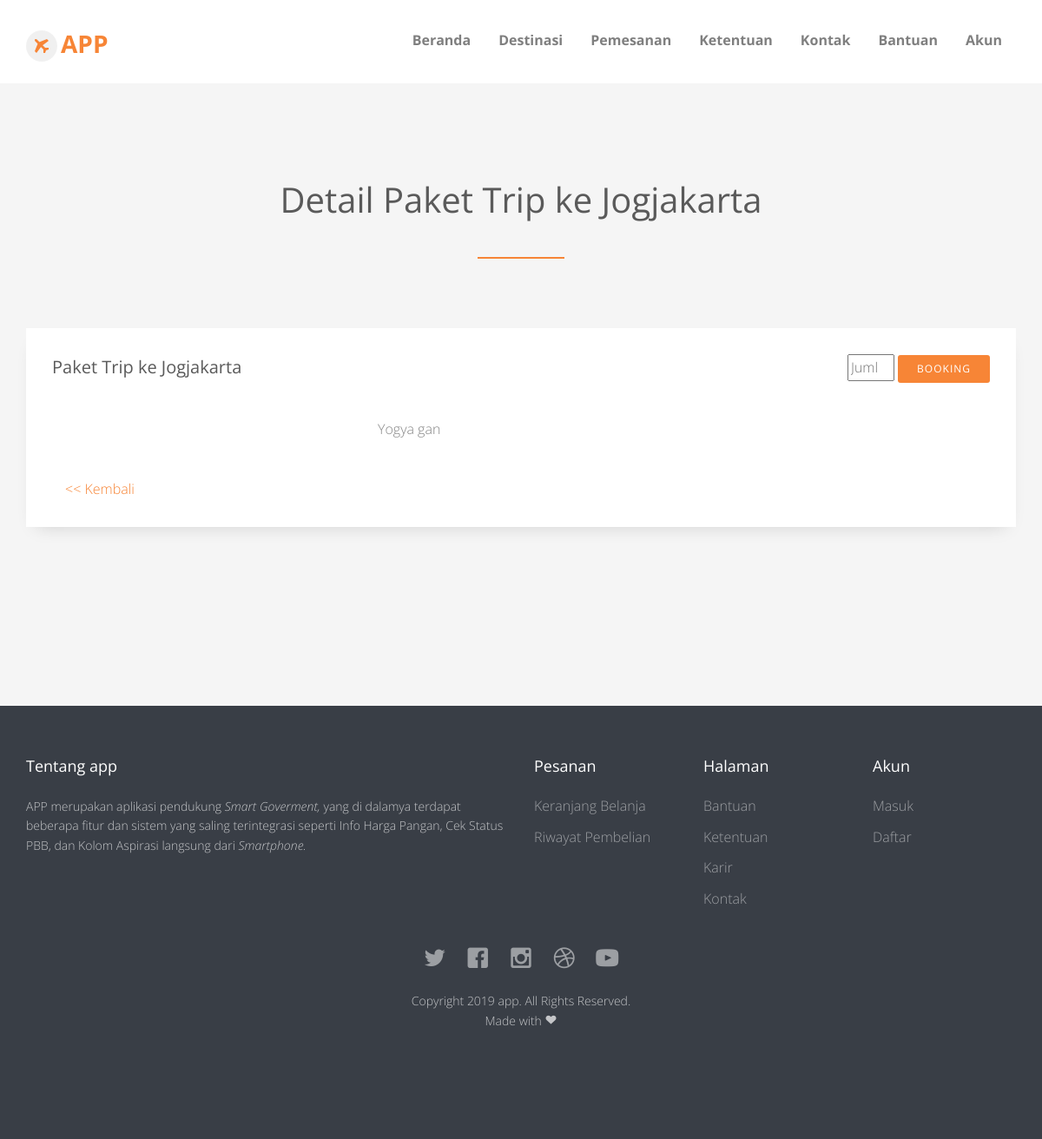
The page /detail.php?id=5 on the database its author committed.
### tables this page shows
CREATE TABLE `setting` (
  `title` varchar(255) DEFAULT NULL,
  `subtitle` varchar(255) DEFAULT NULL,
  `description` text DEFAULT NULL
);

CREATE TABLE `destinasi` (
  `id_destinasi` int(11) NOT NULL,
  `nama_destinasi` varchar(100) DEFAULT NULL,
  `harga_destinasi` float DEFAULT NULL,
  `foto_destinasi` varchar(100) DEFAULT NULL,
  `deskripsi_destinasi` text DEFAULT NULL,
  `kota` varchar(100) DEFAULT NULL
);

### system/config.php (called while the page is built, shortened)
<?php
class Config extends mysqli{
	function getSetting(){
		$exec = $this->query("SELECT * FROM setting");
		$data = $exec->fetch_assoc();
		return $data;
	}
	function showDetail($id){
		$id = $this->real_escape_string($id);
		$sql = "SELECT * FROM destinasi WHERE id_destinasi = $id";
		$exec = $this->query($sql);
		$row = $exec->num_rows;
		if ($row >= 1) {
			$data = $exec->fetch_assoc();
			$data['status'] = "success";
		}else{
			$data['status'] = "failed";
		}
		return @$data;
	}
}
$app = new Config();
$setting = $app->getSetting();

### detail.php (the view, shortened to what this page needs)
<?php require 'system/config.php'; ?>
<?php
	if (empty(isset($_GET['id']))) {
		header("location:destinasi.php");
	}else{
		$id = $_GET['id'];
		$detail = $app->showDetail($id);
	}
 ?>
<!DOCTYPE html>
 <html class="no-js">
	<head>
	<?php include 'template/meta_head.php'; ?>
	</head>
	<body>
		<div id="fh5co-wrapper">
		<div id="fh5co-page">
		<?php include 'template/header.php'; ?>
		<div id="fh5co-blog-section" class="fh5co-section-gray">
			<div class="container">
				<div class="row">
					<div class="col-md-8 col-md-offset-2 text-center heading-section animate-box">
						<h3>Detail <?php echo $detail['nama_destinasi']; ?></h3>
					</div>
				</div>
			</div>
			<div class="container">
				<div class="row row-bottom-padded-md">
					<div class="col-lg-12 col-md-12 col-sm-12">
						<div class="fh5co-blog animate-box">
							<div class="blog-text">
								<div class="prod-title">
									<div class="row">
										<div class="col-md-6 col-sm-6 col-xs-6">
											<h3><?php echo $detail['nama_destinasi']; ?></h3>
										</div>
										<div class="col-md-6 col-sm-6 col-xs-6">
											<form method="get" action="buy.php" class="pull-right">
												<input type="number" name="jumlah" placeholder="Jumlah Tiket" min="1" max="99" value="<?php echo $_SESSION['cart'][$detail['id_destinasi']]; ?>" required>
												<?php if (isset($_GET['page']) AND $_GET['page'] == "edit"): ?>
													<input type="hidden" name="page" value="edit">
													<button type="submit" class="btn btn-sm btn-primary">Ubah Jumlah</button>
													<?php else: ?>
													<button type="submit" class="btn btn-sm btn-primary">Booking</button>
												<?php endif ?>
											</form>
										</div>
									</div>
									<div class="col-md-4">
									</div>
									<div class="col-md-6">
										<p><?php echo $detail['deskripsi_destinasi']; ?></p>
									</div>
									<div class="col-md-12" style="margin-top: 20px">
										<a href="destinasi.php"><< Kembali</a>
									</div>
								</div>
							</div>
						</div>
					</div>
				</div>
			</div>
		</div>
	</div>
		<?php include 'template/footer.php'; ?>
	</div>
	</body>
</html>

### template/header.php (shortened to what this page needs)
<header id="fh5co-header-section" class="sticky-banner">
			<div class="container">
				<div class="nav-header">
					<h1 id="fh5co-logo"><a href="index.php"><i class="icon-airplane"></i><?php echo $setting['title']; ?></a></h1>
					<nav id="fh5co-menu-wrap" role="navigation">
						<ul class="sf-menu" id="fh5co-primary-menu">
							<li <?php if ($_SERVER['PHP_SELF'] == "/index.php"): ?>
								class="active"
							<?php endif ?>><a href="index.php">Beranda</a></li>
							<li>
								<a href="destinasi.php">Destinasi</a>
							</li>
							<li>
								<a href="#" class="fh5co-sub-ddown">Pemesanan</a>
							</li>
							<li><a href="page.php?permalink=ketentuan">Ketentuan</a></li>
							<li <?php if ($_SERVER['PHP_SELF'] == "/contact.php"): ?>
								class="active"
							<?php endif ?> ><a href="contact.php">Kontak</a></li>
							<li><a href="page.php?permalink=bantuan">Bantuan</a></li>
							<?php if (isset($_SESSION['user'])): ?>
								<li <?php if ($_SERVER['PHP_SELF'] == "/checkout.php" || $_SERVER['PHP_SELF'] == "/history.php"): ?>
								class="active"
							<?php endif ?>>
								<a href="login.php" class="fh5co-sub-ddown">Akun</a>
								<ul class="fh5co-sub-menu">
									<li><a href="logout.php">Logout</a></li>
								</ul>
							</li>
							<?php else: ?>
							<li <?php if ($_SERVER['PHP_SELF'] == "/login.php" || $_SERVER['PHP_SELF'] == "/register.php"): ?>
								class="active"
							<?php endif ?>>
								<a href="login.php" class="fh5co-sub-ddown">Akun</a>
							</li>
							<?php endif ?>
						</ul>
					</nav>
				</div>
			</div>
		</header>

### template/footer.php
<footer>
			<div id="footer">
				<div class="container">
					<div class="row row-bottom-padded-md">
						<div class="col-md-6 col-sm-6 col-xs-12 fh5co-footer-link">
							<h3>Tentang <?php echo $setting['title'];?></h3>
							<p><?php echo $setting['description']; ?></p>
						</div>
						<div class="col-md-2 col-sm-2 col-xs-12 fh5co-footer-link">
							<h3>Pesanan</h3>
							<ul>
								<li><a href="cart.php">Keranjang Belanja</a></li>
								<li><a href="history.php">Riwayat Pembelian</a></li>
							</ul>
						</div>
						<div class="col-md-2 col-sm-2 col-xs-12 fh5co-footer-link">
							<h3>Halaman</h3>
							<ul>
								<li><a href="page.php?permalink=bantuan">Bantuan</a></li>
								<li><a href="page.php?permalink=ketentuan">Ketentuan</a></li>
								<li><a href="page.php?permalink=karir">Karir</a></li>
								<li><a href="page.php?permalink=kontak">Kontak</a></li>
							</ul>
						</div>
						<div class="col-md-2 col-sm-2 col-xs-12 fh5co-footer-link">
							<h3>Akun</h3>
							<ul>
								<li><a href="login.php">Masuk</a></li>
								<li><a href="register.php">Daftar</a></li>
							</ul>
						</div>
					<div class="row">
						<div class="col-md-6 col-md-offset-3 text-center">
							<p class="fh5co-social-icons">
								<a href=""><i class="icon-twitter2"></i></a>
								<a href=""><i class="icon-facebook2"></i></a>
								<a href=""><i class="icon-instagram"></i></a>
								<a href=""><i class="icon-dribbble2"></i></a>
								<a href=""><i class="icon-youtube"></i></a>
							</p>
							<p>Copyright <?php echo date("Y"); ?> <?php echo $setting['title'];?>. All Rights Reserved. <br>Made with <i class="icon-heart3"></i></p>
						</div>
					</div>
				</div>
			</div>
		</footer>

### css/icomoon.css (style rules this page uses)
[class^="icon-"], [class*=" icon-"] { font-family: 'icomoon' !important; speak: none; font-style: normal; font-weight: normal; font-variant: normal; text-transform: none; line-height: 1; -webkit-font-smoothing: antialiased; -moz-osx-font-smoothing: grayscale; }
.icon-heart3:before { content: "\e9b6"; }
.icon-dribbble2:before { content: "\ea66"; }
.icon-facebook2:before { content: "\ea68"; }
.icon-instagram:before { content: "\ea70"; }
.icon-twitter2:before { content: "\ea7d"; }
.icon-youtube:before { content: "\ea81"; }
.icon-airplane:before { content: "\eb6d"; }

### css/superfish.css (style rules this page uses)
.sf-menu, .sf-menu * { margin: 0; padding: 0; list-style: none; }
.sf-menu li { position: relative; }
.sf-menu > li { float: left; }
.sf-menu a { display: block; position: relative; }
.sf-menu { float: left; margin-bottom: 1em; }
.sf-menu a { border-left: 1px solid #fff; border-top: 1px solid #dFeEFF; border-top: 1px solid rgba(255,255,255,.5); padding: .75em 1em; text-decoration: none; zoom: 1; }
.sf-menu a { color: #13a; }
.sf-menu li { background: #BDD2FF; white-space: nowrap; *white-space: normal; -webkit-transition: background .2s; transition: background .2s; }

### rows shown on the page
setting: title "APP", title "app", description "APP merupakan aplikasi pendukung Smart Goverment, yang di dalamya terdapat beberapa fitur dan sistem yang saling terintegrasi seperti Info Harga Pangan, Cek Status PBB, dan Kolom Aspirasi langsung dari Smartphone."
destinasi: nama_destinasi "Paket Trip ke Jogjakarta", deskripsi_destinasi "Yogya gan"
